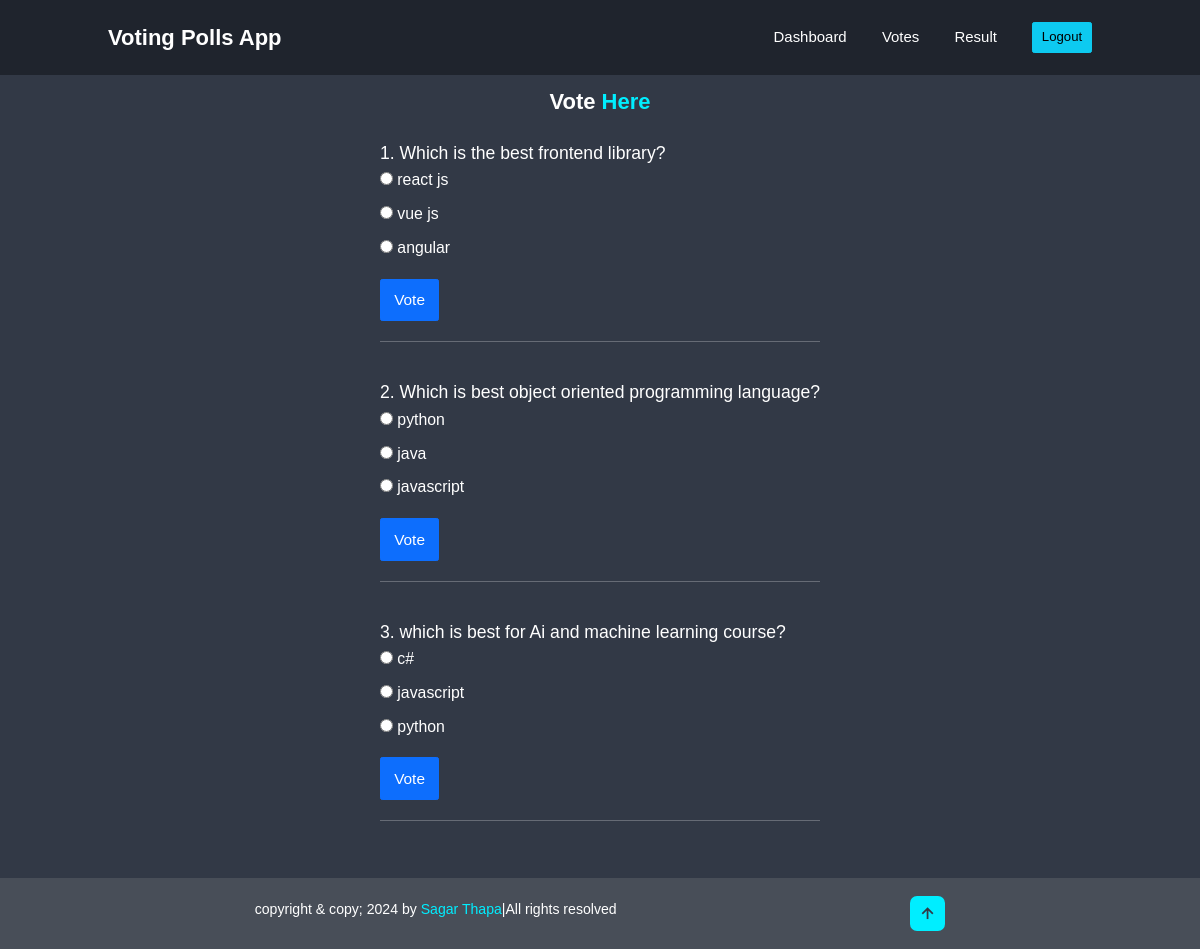
Page /vote (signed in) on the committed database.
### pollsApp/models.py (models this page shows, shortened)
class Question(models.Model):
    text = models.CharField(max_length=255)

class Option(models.Model):
    question = models.ForeignKey(Question, related_name='options', on_delete=models.CASCADE)
    text = models.CharField(max_length=100)
    votes = models.IntegerField(default=0)

### pollsApp/views.py (the view)
# urls.py: path('vote', vote, name="vote"),  # URL pattern for /vote/<id>/
@login_required(login_url='log_in')
def vote(request):
    questions = Question.objects.all()
    if request.method == 'POST':
        option_id = request.POST.get('candidate_vote')
        option = get_object_or_404(Option, pk=option_id)
        option.votes += 1  # Increment the vote count
        option.save()  # Save the updated vote count
        return redirect('result')  # Redirect to the result page after voting
    return render(request, 'vote.html', {'questions': questions})

### pollsApp/templates/vote.html (shortened to what this page needs)
{% extends "dashboard.html" %}
{% block content %}
<section class="home" id="home">
    <div class="home-content">
        <h1 class="text-center" style="font-size: 2.5rem;">Vote <span>Here</span></h1>
        <div class="question-container mt-5">
            {% for question in questions %}
            <form id="question-{{ forloop.counter }}" action="{% url 'vote' %}" method="post" style="margin-bottom: 20px;">
                <div class="question">
                    <h3 style="font-size: 2rem;">{{ forloop.counter }}. {{ question.text }}</h3>
                    <ul class="answers list-unstyled" style="font-size: 1.8rem;">
                        {% for option in question.options.all %}
                        <li style="margin-bottom: 10px;">
                            <label>
                                <input type="radio" name="candidate_vote" value="{{ option.id }}">
                                {{ option.text }}
                            </label>
                        </li>
                        {% endfor %}
                    </ul>
                </div>
                <button type="submit" class="btn btn-primary px-4 py-3 fs-3 vote-btn mt-3">Vote</button>
            </form>
            <hr style="margin-bottom: 40px;">
            {% endfor %}
        </div>
    </div>
</section>
{% endblock %}

### pollsApp/templates/dashboard.html (shortened to what this page needs)
<!DOCTYPE html>
<html lang="en">
<head>
    {% load static %}
    <link href='https://unpkg.com/boxicons@2.1.4/css/boxicons.min.css' rel='stylesheet'>
    <link href="https://cdn.jsdelivr.net/npm/bootstrap@5.0.2/dist/css/bootstrap.min.css" rel="stylesheet">
    <link rel="stylesheet" href="{% static 'css/dashboard.css' %}">
</head>
<body>
   <header class="header">
    <a href="#" class="logo">Voting Polls App</a>
    <navbar class="navbar">
        <a href="{% url 'dashboard' %}" class=" {% if request.path == '/dashboard/' %}active{% endif %}">Dashboard</a>
        <a href="{% url 'vote' %}" class=" {% if request.path == '/vote/' %}active{% endif %}">Votes</a>
        <a href="{% url 'result' %}" class=" {% if request.path == '/result/' %}active{% endif %}">Result</a>
        <a href="{% url 'log_out' %}"><button style="font-size: 1.5rem;" type="button" class="btn btn-info py-2 px-3 ">Logout</button></a>
    </navbar>
   </header>
    <div class="content">
        {% block content %}{% endblock %}
    </div>
<footer class="footer">
    <div class="footer-text">
        <p>copyright & copy; 2024 by <span>Sagar Thapa</span>|All rights resolved</p>
    </div>
    <div class="footer-iconTop">
        <a href="#home"><i class='bx bx-up-arrow-alt'></i></a>
    </div>
</body>
</html>

### pollsApp/static/css/dashboard.css (style rules this page uses)
* { margin: 0; padding: 0; box-sizing: border-box; font-family: 'Poppins', sans-serif; text-decoration: none; scroll-behavior: smooth; outline: none; border: none; }
:root { --bg-color: #1f242d; --second-bgcolor: #323946; --text-color: white; --main-color: #0ef; }
html { font-size: 62.5%; overflow-x: hidden; }
body { background: var(--bg-color); color: var(--text-color); }
a { text-decoration: none; }
.header { display: flex; position: fixed; top: 0; left: 0; width: 100%; padding: 2rem 9%; background: var(--bg-color); justify-content: space-between; align-items: center; z-index: 100; }
.logo { color: var(--text-color); font-size: 2.5rem; font-weight: 600; cursor: default; }
.navbar a { font-size: 1.7rem; color: var(--text-color); margin-left: 4rem; transition: 0.3s; }
section { min-height: 100vh; padding: 10rem 9% 2rem; }
.home { display: flex; justify-content: center; align-items: center; gap: 15rem; background-color: var(--second-bgcolor); }
span { color: var(--main-color); }
.home-content h1 { font-size: 5rem; font-weight: 700; line-height: 1.3; }
.footer { display: flex; justify-content: space-around; align-items: center; flex-wrap: wrap; padding: 2rem 9%; background-color:#484e58; }
.footer-text p { font-size: 1.6rem; }
.footer-iconTop a { display: inline-flex; justify-content: center; align-items: center; padding: .8rem; background-color: var(--main-color); border-radius: .8rem; transition: .3s ease; }
.footer-iconTop a i { font-size: 2.4rem; color: var(--second-bgcolor); }
@media (max-width: 1200px) { html { font-size: 55%; } }

### pollsApp/templates/dashboard.html (style rules this page uses)
* { margin: 0; padding: 0; box-sizing: border-box; font-family: 'Poppins', sans-serif; text-decoration: none; scroll-behavior: smooth; outline: none; border: none; }
:root { --bg-color: #1f242d; --second-bgcolor: #323946; --text-color: white; --main-color: #0ef; }

### rows in the picture
Question: text "Which is the best frontend library?"
Option: text "react js"
Option: text "vue js"
Option: text "angular"
Question: text "Which is best object oriented programming language?"
Option: text "python"
Option: text "java"
Option: text "javascript"
Question: text "which is best for Ai and machine learning course?"
Option: text "c#"
Option: text "javascript"
Option: text "python"
